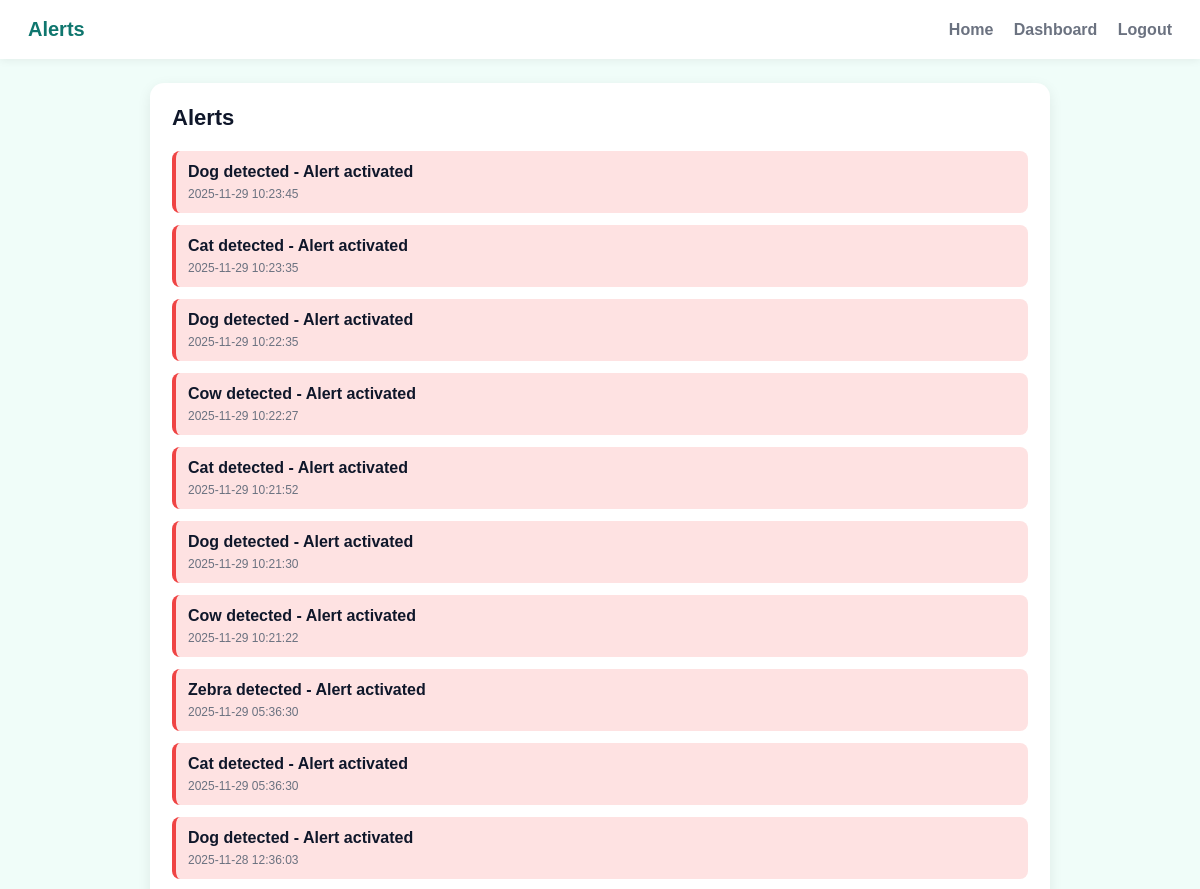
/user/alerts (signed in, upper part), run on an earlier commit of the app's database.
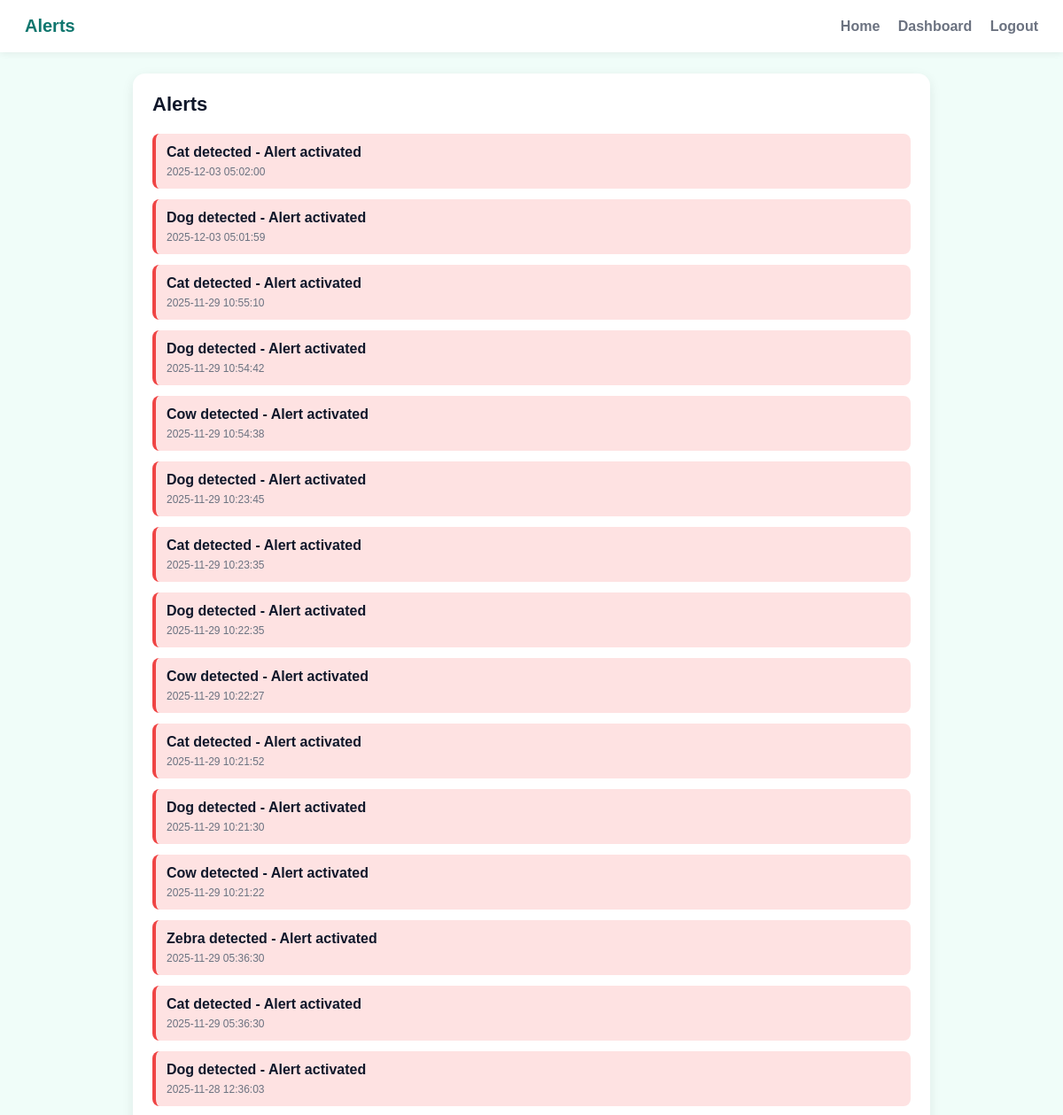
And on a later commit of the database.
### tables this page shows
CREATE TABLE alerts (
			id INTEGER PRIMARY KEY AUTOINCREMENT,
			user_id INTEGER NOT NULL,
			message TEXT NOT NULL,
			alert_type TEXT DEFAULT 'warning',
			timestamp TIMESTAMP DEFAULT CURRENT_TIMESTAMP,
			FOREIGN KEY (user_id) REFERENCES users (id)
		);

### app.py (the view)
@app.route('/user/alerts')
def user_alerts():
    if not session.get('user_id'):
        return redirect(url_for('user_login'))
    user_id = session['user_id']
    alerts = get_user_alerts(user_id)
    return render_template('user_alerts.html', alerts=alerts)

### database.py (called while the page is built)
def get_conn():
	conn = sqlite3.connect(DB_PATH, check_same_thread=False)
	conn.row_factory = sqlite3.Row
	return conn

def get_user_alerts(user_id: int):
	conn = get_conn()
	cur = conn.cursor()
	cur.execute(
		'SELECT id, message, alert_type, timestamp FROM alerts WHERE user_id = ? ORDER BY timestamp DESC',
		(user_id,)
	)
	rows = cur.fetchall()
	conn.close()
	return [dict(row) for row in rows]

### templates/user_alerts.html (shortened to what this page needs)
<!doctype html>
<html lang="en">
  <head>
  </head>
  <body>
    <header>
      <div class="logo">Alerts</div>
      <nav>
        <a href="/">Home</a>
        <a href="/user/dashboard">Dashboard</a>
        <a href="/logout">Logout</a>
      </nav>
    </header>
    <div class="container">
      <div class="card">
        <h2>Alerts</h2>
        {% if alerts %}
          {% for alert in alerts %}
            <div class="alert-item {% if alert['alert_type'] == 'danger' %}danger{% else %}warning{% endif %}">
              <strong>{{ alert['message'] }}</strong>
              <div class="alert-time">{{ alert['timestamp'] }}</div>
            </div>
          {% endfor %}
        {% else %}
          <p class="empty">No alerts at this time.</p>
        {% endif %}
      </div>
    </div>
  </body>
</html>

What changed in the data, as far as the page shows it:
added alerts: message "Cat detected - Alert activated", timestamp "2025-12-03 05:02:00"
added alerts: message "Dog detected - Alert activated", timestamp "2025-12-03 05:01:59"
added alerts: message "Cat detected - Alert activated", timestamp "2025-11-29 10:55:10"
added alerts: message "Dog detected - Alert activated", timestamp "2025-11-29 10:54:42"
added alerts: message "Cow detected - Alert activated", timestamp "2025-11-29 10:54:38"
